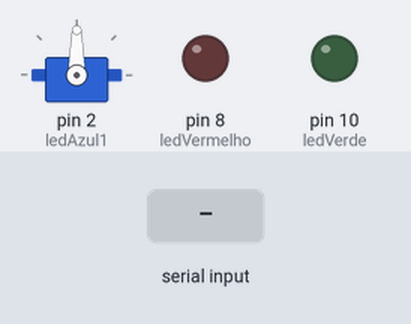
The sketch below on a simulated Arduino Uno, built with avr-gcc and run on an emulated ATmega328P. On the bench: servo, output pins drawn as LEDs (lit = HIGH). Inputs (shaded band) come from the test bench. Random numbers use the default seed unless the sketch sets one; what the sketch prints to the serial monitor is not drawn.

Above: at 6.9 s.
7.0 s: "90,45\n" received over Serial
At 22.9 s:
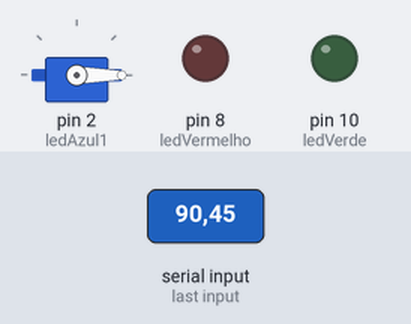
At 26.3 s:
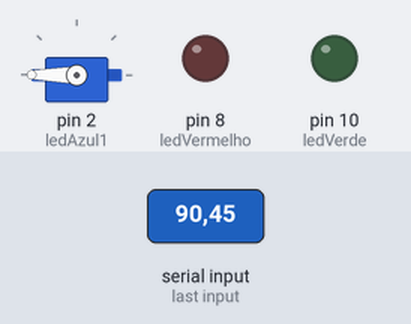
Timing chart, 0 to 51.9 s (numbered marks = the images above; inputs shaded):
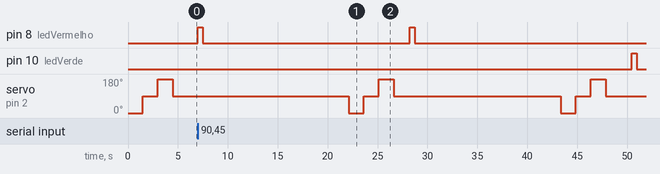

Measured:
- after the input at 7.0 s, pin 8 (ledVermelho): alternates HIGH for 0.50 s and LOW for 20.7 s, starting at once; pin 10 (ledVerde): LOW → HIGH after 43.5 s, → LOW 0.50 s later; servo on pin 2 (ledAzul1): 90° → 0° after 15.1 s, → 90° 1.5 s later, → 180° 1.5 s later, → 90° 1.5 s later, … (8 changes in this stretch)

The sketch:

jogo_de_dados_servo_desafio1.ino
```cpp
// C++ code
//


/*
  Função que
*///funções
int palpite;
int numeroSorteado;
int ledVerde = 10;
int ledVermelho = 8;
int ledAzul1 = 2;
int ledAzul2 = 3;
int ledAzul3 = 4;
int acerto;

#include <Servo.h>
Servo meuServo;  // cria um objeto/variável servo
Servo motor;
void desenhaCabecalho()
{
  Serial.println("------- A Fortaleza do Dado Sagrado --------");
  Serial.println();
  Serial.println();
}
void desenhaPontinhos(int qtdPontos = 5)
{
  for(int i = 1; i <= qtdPontos; i++)
  {Serial.print(".");
   delay(700);
  }
}
void setup()
{
  Serial.begin(9600);
  randomSeed(analogRead(0));
  pinMode(10, OUTPUT);
  pinMode(8, OUTPUT);

  motor.attach(2);//configura o motor na porta 2
  motor.write(0);//configura a posição inicial em 0 graus
}
void loop()
{
  motor.write(0);    //Move para 0 graus
  delay(1500);       // Espera 1.5 graus
  motor.write(90);   // Move para 90 graus
  delay(1500);       // Espera 1.5 graus
  motor.write(180);  // Move para 180 graus
  delay(1500);       // Espera 1.5 graus
  motor.write(90);   // Move para 90 graus
  delay(1500);        // Espera 1.5 graus

  desenhaCabecalho();

  Serial.println("Seja bem vindo a Fortaleza Sagrada!");
  Serial.println("Adivinhe corretamente o numero sagrado do dado, que varia de 1 a 6. ");
  while(!Serial.available());//espera o usu[ario digitar
  int palpite = Serial.parseInt();//guarda o palpite do usu[ario

  if(numeroSorteado == palpite){
  digitalWrite(ledVerde, HIGH);
  delay(500);
  digitalWrite(ledVerde, LOW);
  delay(500);
  } else{
    digitalWrite(ledVermelho, HIGH);
    delay(500);
    digitalWrite(ledVermelho, LOW);
    Serial.println("Voce errou!");


  }


  if (palpite == numeroSorteado){
  digitalWrite(ledAzul1, HIGH);
  delay(500);
  digitalWrite(ledAzul2, HIGH);
  delay(500);
  digitalWrite(ledAzul3, HIGH);
  delay(500);
    acerto + 1;
  }else{
  digitalWrite(ledAzul1, LOW);
  delay(500);
  digitalWrite(ledAzul2, LOW);
  delay(500);
  digitalWrite(ledAzul3, HIGH);
  delay(500);
  }
  //jogar o dado - sorteia um numero randomico/aleatorio de 1 ate 7 - 1, ou seja, 6
    int numeroSorteado = random(1, 7);//numero entre 1 e 6

    //Exibir o palpite do usu[ario


    desenhaPontinhos();

    Serial.println("Seu palpite :" + String(palpite));
    Serial.println("Numero Sorteado :" + String(numeroSorteado));

  if(palpite == numeroSorteado){
  Serial.println("Parabens, voce acertou!!1" );
  }else {
  Serial.println("Que pena, tente outra vez!!" );
  }

    //Exibir o numero sorteado

  Serial.println("Reiniciando o programa" );
  Serial.println();

  delay(9600);


}
```
